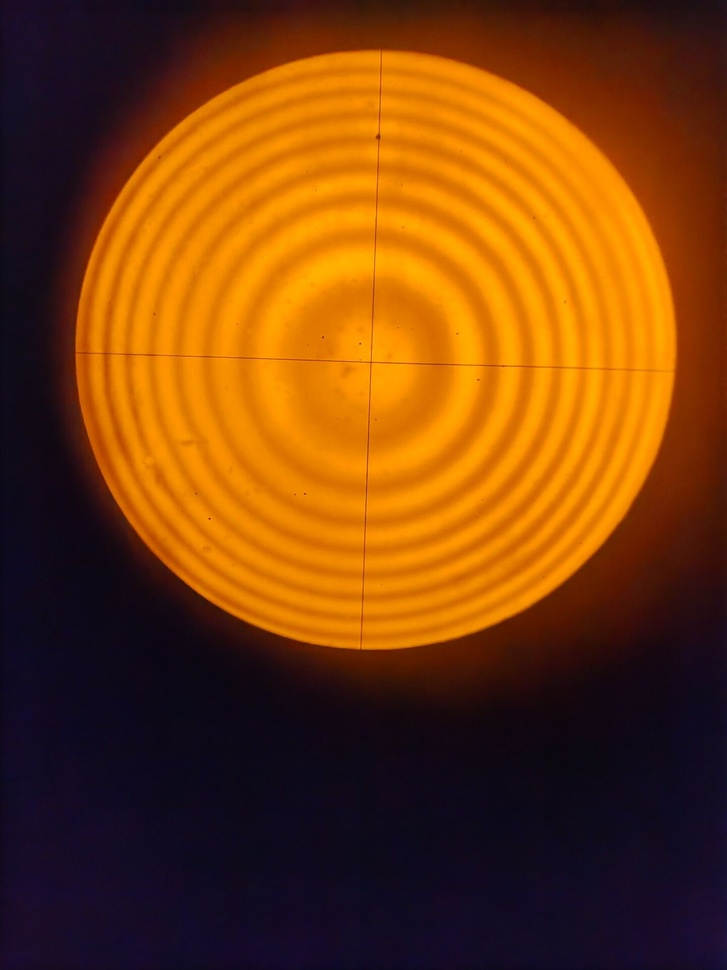
#> input picture data/raw_frame_01.jpg, 727 x 970 px, shrunk from 1440 x 1920 before the run
$ python auto_ring_detection.py
#> lines starting #> are read from the running program, lines starting #| are printed output that depends on the picture; after the words box and inside, x2 and y2 are one past the last pixel; in counts of white or black regions, pixels touching at a corner belong together
#> the answer given: ../data/raw_frame_01.jpg
#> in detect_newton_rings, image is the input picture: shape (970, 727, 3); mean B, G, R 13.6, 62.9, 118.9
import cv2
import numpy as np
from tkinter import Tk, filedialog, simpledialog
import sys
import os
# ---------------------- 十字中心检测 ----------------------
def detect_cross_center(image):
    gray = cv2.cvtColor(image, cv2.COLOR_BGR2GRAY)
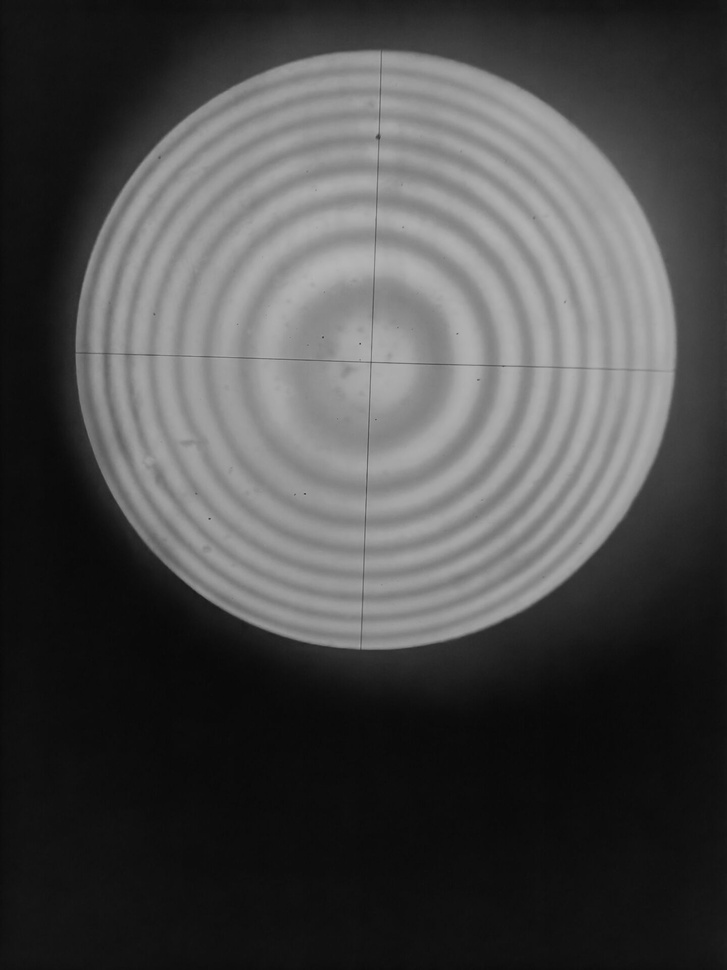
#> gray: shape (970, 727); min 8, max 182, mean 74
    edges = cv2.Canny(gray, 50, 150, apertureSize=3)
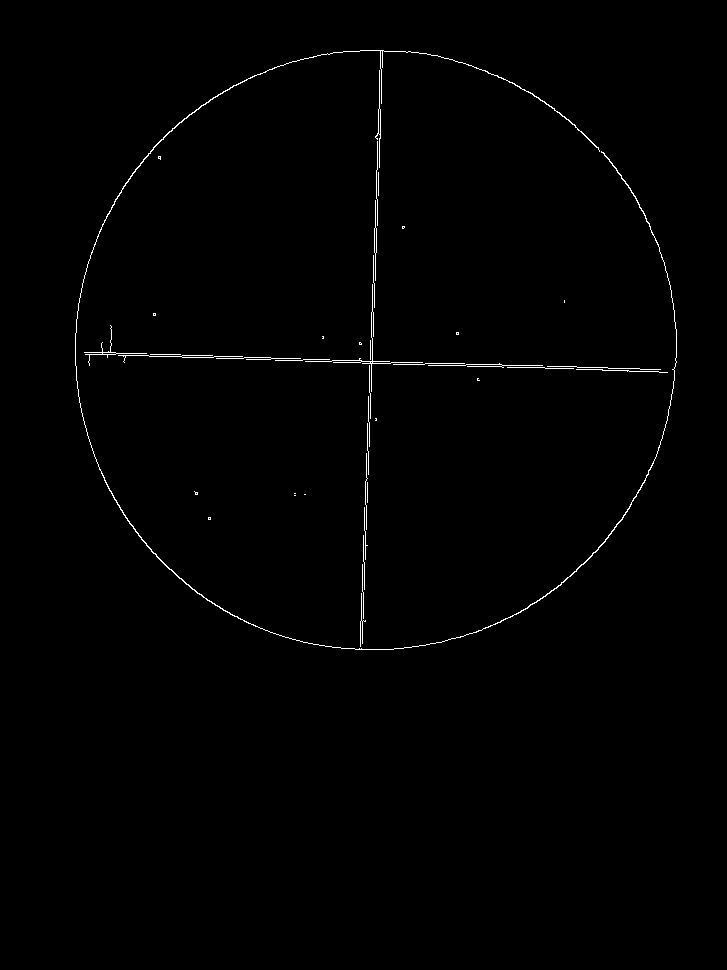
#> edges: shape (970, 727); 0.65% white in thin lines or dots, all inside (x1, y1, x2, y2) = (75, 50, 677, 650)
    lines = cv2.HoughLines(edges, 1, np.pi / 180, 100)
#> lines = 15 rows, first 8: [382, 0.0349], [384, 0.0349], [348, 1.61], [350, 1.61], [357, 1.59], [355, 1.59], [353, 1.59], [380, 0.0175]
    if lines is None:
        print("未检测到十字叉丝")
        return None
    horizontal_lines = []
    vertical_lines = []
    for line in lines:
        rho, theta = line[0]
        if abs(theta) < np.pi / 4 or abs(theta - np.pi) < np.pi / 4:
            horizontal_lines.append((rho, theta))
        elif abs(theta - np.pi / 2) < np.pi / 4:
            vertical_lines.append((rho, theta))
#> this loop made 15 passes
#> (rho, theta) on passes 1 to 12: (382, 0.0349), (384, 0.0349), (348, 1.61), (350, 1.61), (357, 1.59), (355, 1.59), (353, 1.59), (380, 0.0175), (388, 0.0524), (390, 0.0524), (374, 0.0175), (392, 0.0524)
#> after the loop, horizontal_lines = [(382, 0.0349), (384, 0.0349), (380, 0.0175), (388, 0.0524), (390, 0.0524), (374, 0.0175), (392, 0.0524), (377, 0.0175)]; vertical_lines = [(348, 1.61), (350, 1.61), (357, 1.59), (355, 1.59), (353, 1.59), (343, 1.62), (338, 1.62)]
    if not horizontal_lines or not vertical_lines:
        print("未检测到完整的十字叉丝")
        return None
    h, w = image.shape[:2]
#> h = 970; w = 727
    img_center = (w // 2, h // 2)
#> img_center = (363, 485)
    def line_distance(rho, theta):
        return abs(rho - (img_center[0] * np.cos(theta) + img_center[1] * np.sin(theta)))
    horizontal_lines.sort(key=lambda x: line_distance(x[0], x[1]))
    vertical_lines.sort(key=lambda x: line_distance(x[0], x[1]))
    h_rho, h_theta = horizontal_lines[0]
#> h_rho = 388; h_theta = 0.0524
    v_rho, v_theta = vertical_lines[0]
#> v_rho = 357; v_theta = 1.59
    A = np.array([[np.cos(h_theta), np.sin(h_theta)],
                  [np.cos(v_theta), np.sin(v_theta)]])
#> A = [[0.999, 0.0523], [-0.0175, 1]]
    B = np.array([h_rho, v_rho])
#> B = [388, 357]
    try:
        center = np.linalg.solve(A, B)
#> center = [369.5, 363.5]
        return (int(round(center[0])), int(round(center[1])))
    except np.linalg.LinAlgError:
        print("无法计算十字叉丝交点")
        return None
# ---------------------- 工具函数：从曲线中找极值与半高宽边界 ----------------------
# [175 lines left out: functions find_extrema_indices, half_height_radius, detect_dark_rings, not called in this run]
# ---------------------- 主流程（带文件选择 + 物理标定） ----------------------
def detect_newton_rings():
    root = Tk()
    root.withdraw()
    file_path = filedialog.askopenfilename(
        title="选择牛顿环图像",
        filetypes=[("图像文件", "*.jpg *.jpeg *.png *.bmp")]
    )
    if not file_path:
        print("未选择图像文件")
        return
    try:
        image = cv2.imdecode(np.fromfile(file_path, dtype=np.uint8), cv2.IMREAD_COLOR)
    except Exception as e:
        print(f"图像读取失败：{e}")
        return
    if image is None:
        print("图像读取失败！请检查文件路径是否正确。")
        return
    center = detect_cross_center(image)
#> center = (369, 364)
    if not center:
        print("十字中心检测失败")
        return
    print(f"十字中心坐标：{center}")
#| 十字中心坐标：(369, 364)
    # ==================== 关键修改点：输入每毫米对应的像素数（px/mm） ====================
    px_per_mm = simpledialog.askfloat(
        "物理标定",
        "请输入每毫米对应的像素数 (px/mm)。\n留空或取消则仅计算像素尺寸。",
        minvalue=1e-6  # 允许极小值，避免输入0
    )
    if px_per_mm is not None and px_per_mm > 0:
        px_to_mm = 1 / px_per_mm  # 核心换算：1像素 = 1/(px_per_mm) 毫米
        print(f"物理标定：1mm = {px_per_mm:.2f} px → 1px = {px_to_mm:.6f} mm")
    else:
        px_to_mm = None
        print("未进行物理标定，将仅显示像素尺寸。")
    save_prefix = os.path.splitext(file_path)[0]
    detect_dark_rings(image, center, px_to_mm=px_to_mm, save_prefix=save_prefix)
if __name__ == "__main__":
    detect_newton_rings()
#> (the call stopped at in detect_newton_rings, `if px_per_mm is not None and px_per_mm > 0:`: tkinter is not available in this run)

$ run again, on data/raw_frame_03.jpg
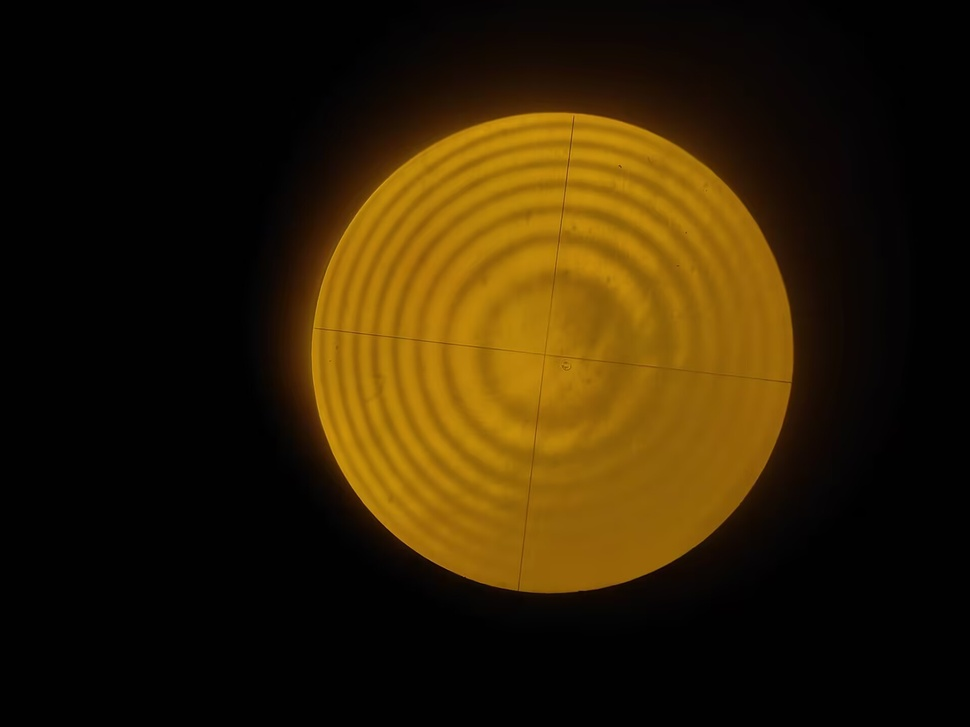
#> input picture data/raw_frame_03.jpg, 970 x 727 px, shrunk from 1920 x 1440 before the run
#> in detect_newton_rings, image is the input picture: shape (727, 970, 3); mean B, G, R 3.8, 32, 47.8
#> in detect_cross_center, `gray = cv2.cvtColor(image, cv2.COLOR_BGR2GRAY)`:
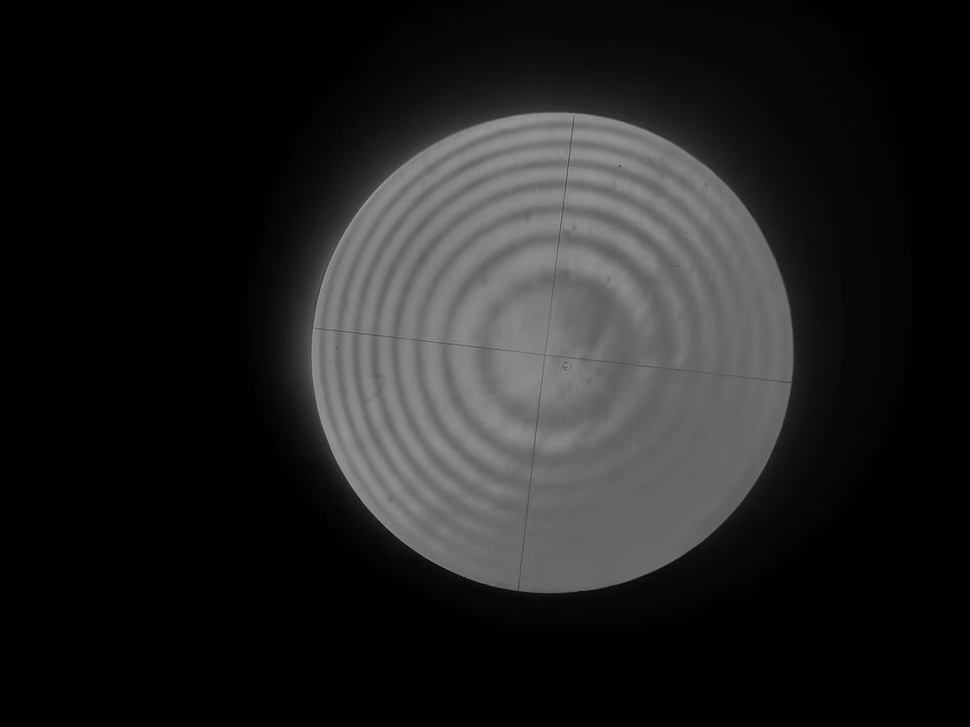
#> gray: shape (727, 970); min 0, max 159, mean 33.6
#> in detect_cross_center, `edges = cv2.Canny(gray, 50, 150, apertureSize=3)`:
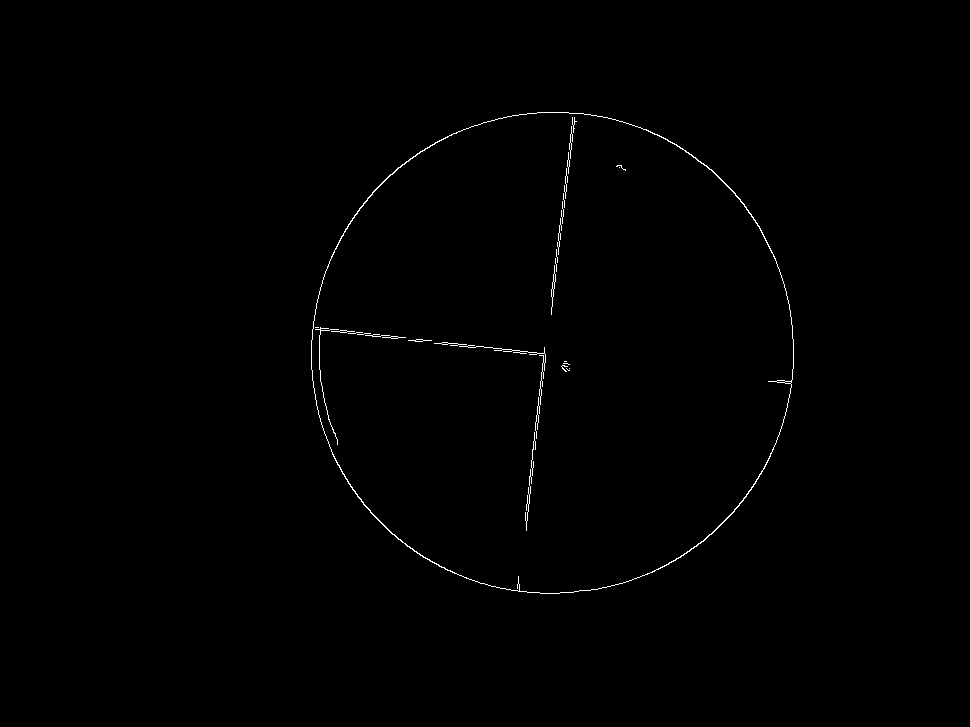
#> edges: shape (727, 970); 0.43% white in thin lines or dots, all inside (x1, y1, x2, y2) = (311, 112, 794, 594)
#> lines = [[583, 0.122], [585, 0.122], [294, 1.68], [579, 0.105], [581, 0.105], [285, 1.69], [287, 1.69]]
#> the loop in detect_cross_center, `for line in lines:` made 7 passes
#> after the loop in detect_cross_center, `for line in lines:`: horizontal_lines = [(583, 0.122), (585, 0.122), (579, 0.105), (581, 0.105)]; vertical_lines = [(294, 1.68), (285, 1.69), (287, 1.69)]
#> h_rho = 583; h_theta = 0.122
#> v_rho = 287; v_theta = 1.69
#> A = [[0.993, 0.122], [-0.122, 0.993]]
#> B = [583, 287]
#> in detect_cross_center, `center = np.linalg.solve(A, B)`: center = [543.7, 355.9]
#> in detect_newton_rings, `center = detect_cross_center(image)`: center = (544, 356)
#| 十字中心坐标：(544, 356)

$ run again, on data/raw_frame_04.jpg
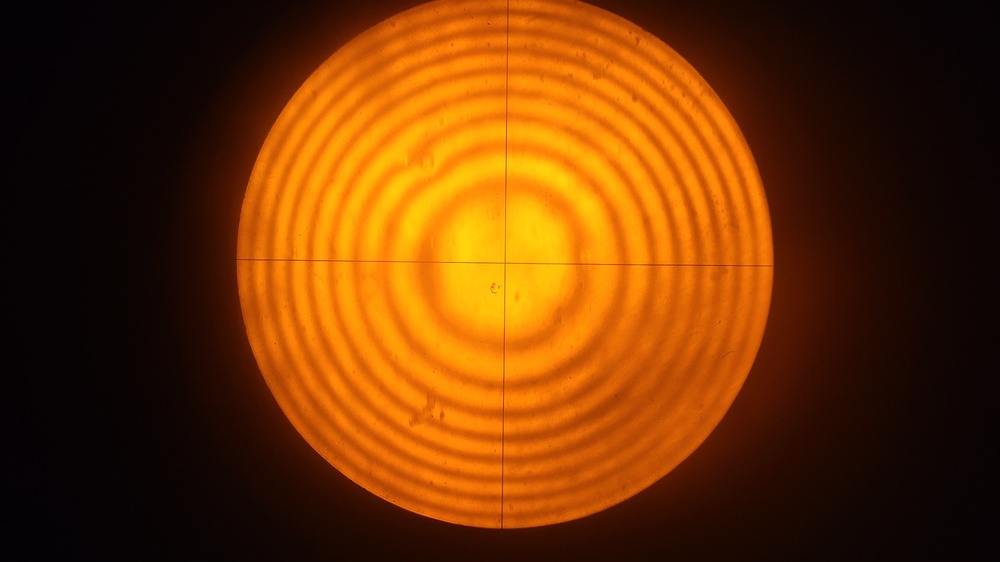
#> input picture data/raw_frame_04.jpg, 1000 x 562 px, shrunk from 4624 x 2600 before the run
#> in detect_newton_rings, image is the input picture: shape (562, 1000, 3); mean B, G, R 4.5, 53.3, 109.5
#> in detect_cross_center, `gray = cv2.cvtColor(image, cv2.COLOR_BGR2GRAY)`:
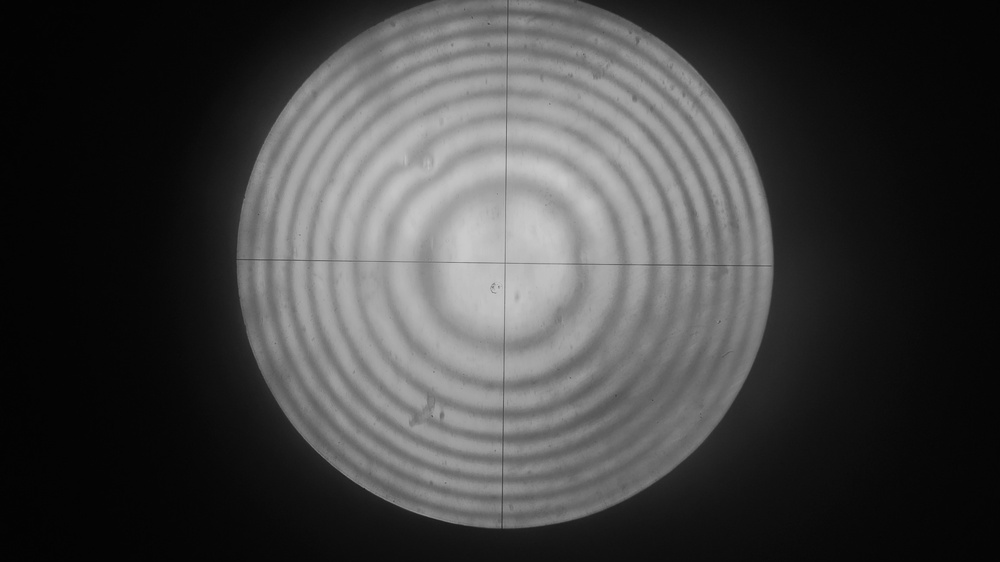
#> gray: shape (562, 1000); min 2, max 203, mean 64.5
#> in detect_cross_center, `edges = cv2.Canny(gray, 50, 150, apertureSize=3)`:
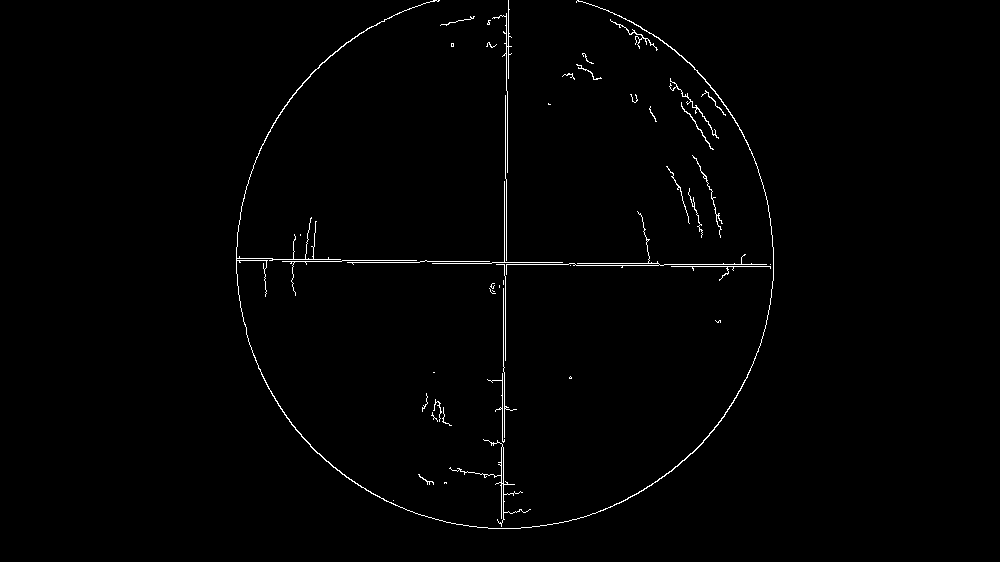
#> edges: shape (562, 1000); 0.98% white in thin lines or dots, all inside (x1, y1, x2, y2) = (236, 0, 774, 529)
#> lines = 17 rows, first 8: [509, 0.0175], [253, 1.59], [264, 1.57], [505, 0], [276, 1.55], [271, 1.55], [-497, 3.12], [-505, 3.12]
#> the loop in detect_cross_center, `for line in lines:` made 17 passes
#> after the loop in detect_cross_center, `for line in lines:`: horizontal_lines = [(509, 0.0175), (505, 0), (-497, 3.12), (-505, 3.12), (515, 0.0349), (-502, 3.12), (517, 0.0349), (-495, 3.12)]; vertical_lines = [(253, 1.59), (264, 1.57), (276, 1.55), (271, 1.55), (269, 1.55), (266, 1.57), (249, 1.61), (246, 1.61), (244, 1.61)]
#> h_rho = -495; h_theta = 3.12
#> v_rho = 276; v_theta = 1.55
#> A = [[-1, 0.0175], [0.0175, 1]]
#> B = [-495, 276]
#> in detect_cross_center, `center = np.linalg.solve(A, B)`: center = [499.7, 267.3]
#> in detect_newton_rings, `center = detect_cross_center(image)`: center = (500, 267)
#| 十字中心坐标：(500, 267)
